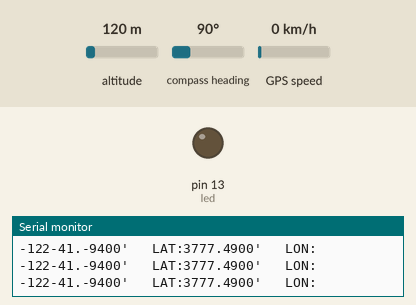
Bench run of a sketch on a simulated Arduino Uno, built with avr-gcc and run on an emulated ATmega328P. Parts: output pins drawn as LEDs (lit = HIGH), the last lines printed to the serial monitor. Dashed ring = blinking. Inputs (shaded band) come from the test bench; at power-on: compass heading 90°, altitude 120 m, GPS speed 0 km/h. The GPS gets a fix after 3 s at 37.7749, -122.4194 with 8 satellites.

Above: at 3.2 s.
3.3 s: compass heading set to 180°
At 6.6 s:
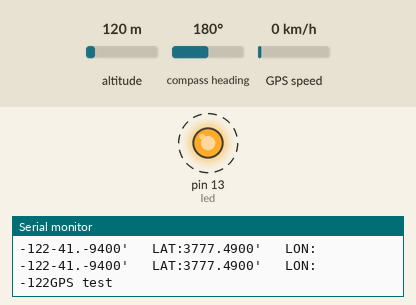
Timing chart, 0 to 22.7 s (numbered marks = the images above; inputs shaded):
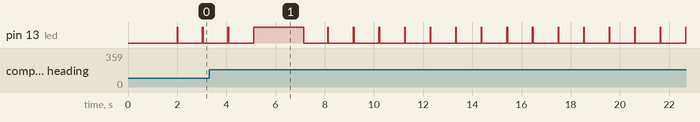

The sketch:

test.ino
```cpp
#include <TinyGPS.h>

TinyGPS gps;

int led = 13;

long lat, lon;
unsigned long fix_age, time, date, speed, course;
unsigned long chars;
unsigned short sentences, failed_checksum;
//int year;
//byte month, day, hour, minute, second, hundredths;

int DEG;
int MIN1;
int MIN2;

void LAT(){                       //Latitude state
  DEG=lat/1000000;
  MIN1=(lat/10000)%100;
  MIN2=lat%10000;

  Serial.print("LAT:");
  Serial.print(DEG);
  Serial.print(MIN1);
  Serial.print(".");
  Serial.print(MIN2);
  Serial.print("'   ");
}

void LON(){                        //Longitude state
  DEG=lon/1000000;
  MIN1=(lon/10000)%100;
  MIN2=lon%10000;


  Serial.println("LON:");
  Serial.print(DEG);
  Serial.print(MIN1);
  Serial.print(".");
  Serial.print(MIN2);
  Serial.print("'   ");
}


void setup()
{
  Serial.begin(9600);            //Set the GPS baud rate.

  pinMode(led, OUTPUT);


  Serial.print("GPS test");          // print a simple message on the LCD
  delay(2000);
}

void loop()
{
  while (Serial.available())
  {
    digitalWrite(led, HIGH);
    int c = Serial.read();                   // Read the GPS data
    if (gps.encode(c))                        // Check the GPS data
    {
      // process new gps info here
    }

  }
  digitalWrite(led, LOW);
  gps.get_position(&lat, &lon, &fix_age);     // retrieves +/- lat/long in 100000ths of a degree
  gps.get_datetime(&date, &time, &fix_age);   // time in hhmmsscc, date in ddmmyy

  //gps.crack_datetime(&year, &month, &day,    //Date/time cracking
  //&hour, &minute, &second, &hundredths, &fix_age);

LAT();
LON();

}
```
